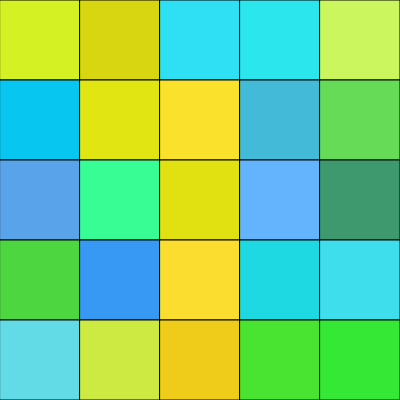
Frame 1 (no input)
Frame 60 (no input): identical to frame 1, image omitted
Frame 120 (the mouse pressed at the canvas centre since frame 60): identical to frame 1, image omitted

The p5.js sketch that drew this single still picture (run headless with seeded random() and noise() and a simulated clock; from frame 60 on, the mouse is pressed at the canvas centre):

// p5.js sketch
// ── sketch.js
let colors = [];//storing colors

function setup() {
  createCanvas(400, 400);//size of canvas
  generatePalette();//calling function
  setInterval(generatePalette, 2000);//generating a palete for every 2 seconds
}

function draw() {
  background(220);//background color

  let squareSize = width / Math.ceil(Math.sqrt(colors.length));//caclulate the sizes of the sqauares
  let index = 0;//counter 
  
  //a nested loop with if to make the squares 
  for (let y = 0; y < height; y += squareSize) {
    for (let x = 0; x < width; x += squareSize) {
      if (index < colors.length) {
        fill(colors[index]);
        rect(x, y, squareSize, squareSize);
        index++;
      }
    }
  }
}

//generating new color pallete
function generatePalette() {
  colors = [];
  //loop to make 25 colors
  for (let i = 0; i < 25; i++) {
    let r, g, b;
    
    //choosing between 3 colors green, blue, and yellow
    let choice = floor(random(3));
    if (choice === 0) { //random shades of blue
      r = random(0, 100);
      g = random(150, 255);
      b = random(200, 255);
    } else if (choice === 1) {//random shades of green
      r = random(50, 150);
      g = random(150, 255);
      b = random(50, 150);
    } else { //random shades of yellow
      r = random(200, 255);
      g = random(200, 255);
      b = random(0, 100);
    }
    //adding colors
    let c = color(r, g, b);
    colors.push(c);
  }
}
